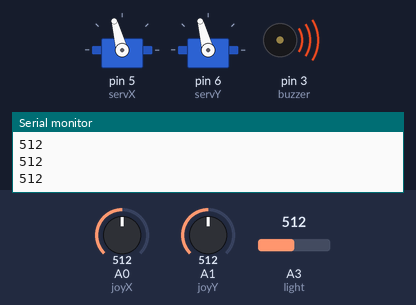
A sketch run on a simulated Arduino Uno, built with avr-gcc and run on an emulated ATmega328P. Shown: 2 × servo, buzzer (waves = sounding), the last lines printed to the serial monitor. The inputs (shaded band) are chosen by the test bench; at power-on: A3 (light) = 512, A0 (joyX) = 512, A1 (joyY) = 512. Random numbers use the default seed unless the sketch sets one.

Above: at 1.2 s.
1.3 s: A3 (light) set to 105
At 4.1 s:
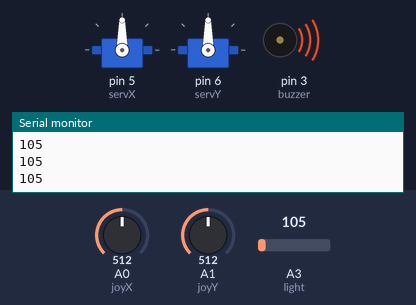
4.3 s: A3 (light) set to 89
At 4.9 s:
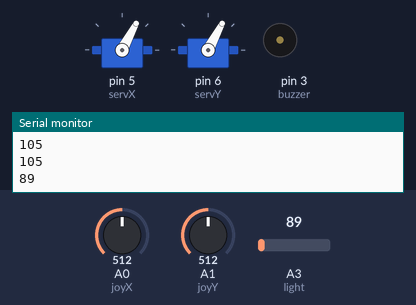
At 5.4 s:
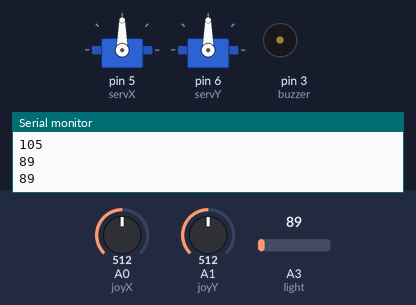
7.3 s: A0 (joyX) set to 390
At 8.3 s:
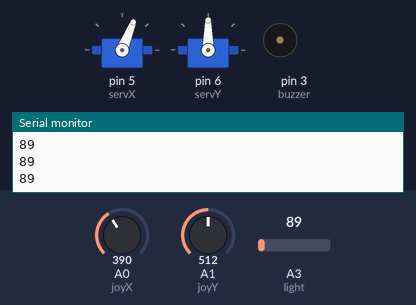
10.3 s: A1 (joyY) set to 716
13.3 s: A0 (joyX) set to 306
16.0 s: A1 (joyY) set to 900
Timing chart, 0 to 28.5 s (numbered marks = the images above; inputs shaded):
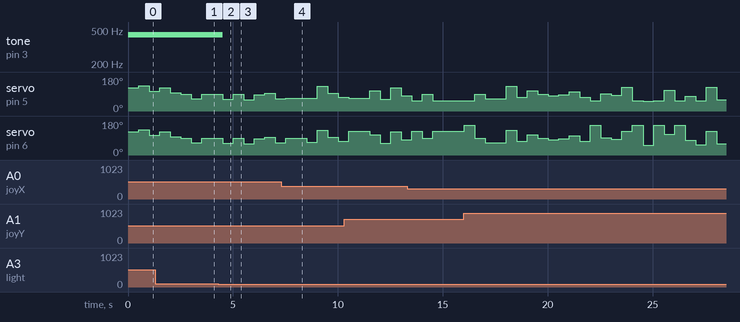

Measured:
- the behaviour switches between 101 and 100 on A3 (light) (found by bisection; images 1 and 2)
- after the input at 4.3 s, tone on pin 3 (buzzer): 440 Hz → silent after 0.21 s

The sketch:

FinalArduinoGame.ino
```cpp
#include <Servo.h>

int joyX = 0;
int joyY = 1;

int servX = 5;
int servY = 6;

float X = 0;
float Y = 0;

Servo servoX;
Servo servoY;

int randomInt;

int light = 3;
int sensor = 0;
int Threshhold = 400;

int buzzer = 3;

void setup()
{
  servoX.attach(servX);
  servoY.attach(servY);

  randomSeed(analogRead(0));
  Serial.begin(9600);
}

void loop()
{
  sensor = analogRead(light);
  Serial.println(sensor);

  if(sensor > 100)
  {
    tone(buzzer, 440);
  }

  else
  {
    noTone(buzzer);
  }

  int tempX = analogRead(joyX);
  int tempY = analogRead(joyY);

  X = map(tempX, 0, 1023, 0 , 180);
  Y = map(tempY, 0, 1023, 0 , 180);

  int chance = random(10);
  if (chance<8)
  {
    randomInt = random(45,135);
    X = randomInt;
    Y = randomInt;
  }

  servoX.write(X);
  servoY.write(Y);
  delay(500);
}
```
